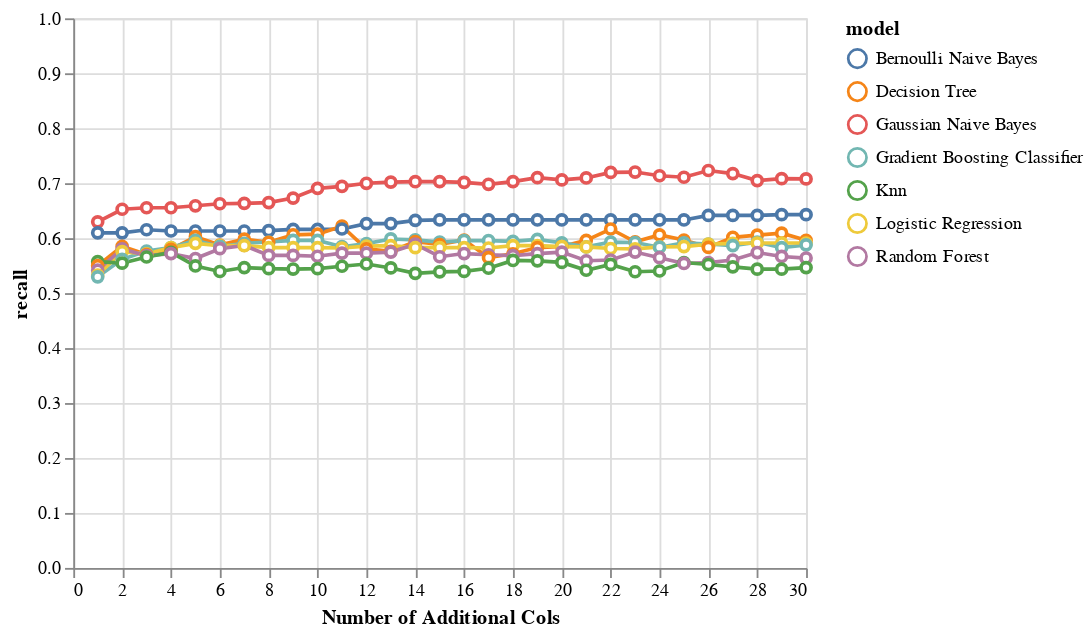

Notebook cell for this chart:
### Code cell
perf_subset = perf_by_additional_n_cols_matrix_subset[
    (perf_by_additional_n_cols_matrix_subset['grouping'] == "Macro Avg") &
    (perf_by_additional_n_cols_matrix_subset['additional_col_method'] == "corr_to_mdd_subset_data_v2")
]


alt.Chart(perf_subset).mark_line(
       point={
         "filled": False,
         "fill": "white"
       }
).encode(
    x = alt.X('addl_cols', title="Number of Additional Cols"),
    y = alt.Y('recall', scale=alt.Scale(domain=[0, 1])),
    color = 'model'
)

### Figure 1 — Vega-Lite specification as saved in the notebook (floating-point values rounded to 4 significant figures; data arrays with more than 128 entries replaced by an {"elided": "..."} marker saying what was removed)
{"config": {"view": {"continuousWidth": 400, "continuousHeight": 300}}, "data": {"name": "data-d50fb2610709018a5d02173934ccc726"}, "mark": {"type": "line", "point": {"filled": false, "fill": "white"}}, "encoding": {"color": {"field": "model", "type": "nominal"}, "x": {"field": "addl_cols", "title": "Number of Additional Cols", "type": "quantitative"}, "y": {"field": "recall", "scale": {"domain": [0, 1]}, "type": "quantitative"}}, "$schema": "https://vega.github.io/schema/vega-lite/v4.17.0.json", "datasets": {"data-d50fb2610709018a5d02173934ccc726": {"elided": "210 records"}}}
